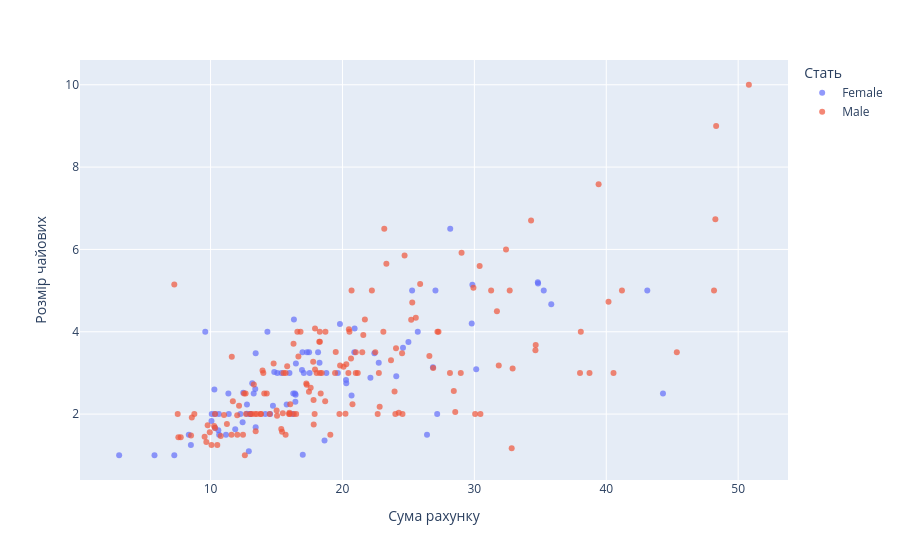

Notebook cell for this chart:
### Code cell
fig = px.scatter(df, x='total_bill', y='tip', color='sex',
                 hover_data =['time','size'],
                 labels ={'total_bill': 'Сума рахунку', 'tip': 'Розмір чайових', 'sex': 'Стать'},
                 opacity = 0.7)
fig

### Figure 1 — Plotly figure (JSON) as saved in the notebook; plotly's stock layout.template omitted (floating-point values rounded to 4 significant figures; data arrays with more than 128 entries replaced by an {"elided": "..."} marker saying what was removed)
{"data": [{"customdata": {"elided": "87x2 mixed values"}, "hovertemplate": "Стать=Female<br>Сума рахунку=%{x}<br>Розмір чайових=%{y}<br>time=%{customdata[0]}<br>size=%{customdata[1]}<extra></extra>", "legendgroup": "Female", "marker": {"color": "#636efa", "opacity": 0.7, "symbol": "circle"}, "mode": "markers", "name": "Female", "orientation": "v", "showlegend": true, "type": "scatter", "x": [16.99, 24.59, 35.26, 14.83, 10.33, 16.97, 20.29, 15.77, 19.65, 15.06, 20.69, 16.93, 10.29, 34.81, 26.41, 16.45, 3.07, 17.07, 26.86, 25.28, 14.73, 10.07, 34.83, 5.75, 16.32, 22.75, 11.35, 15.38, 44.3, 22.42, 20.92, 14.31, 7.25, 25.71, 17.31, 10.65, 12.43, 24.08, 13.42, 12.48, 29.8, 14.52, 11.38, 20.27, 11.17, 12.26, 18.26, 8.51, 10.33, 14.15, 13.16, 17.47, 27.05, 16.43, 8.35, 18.64, 11.87, 29.85, 25.0, 13.39, 16.21, 17.51, 10.59, 10.63, 9.6, 20.9, 18.15, 19.81, 43.11, 13.0, 12.74, 13.0, 16.4, 16.47, 12.76, 13.27, 28.17, 12.9, 30.14, 13.42, 15.98, 16.27, 10.09, 22.12, 35.83, 27.18, 18.78], "xaxis": "x", "y": [1.01, 3.61, 5.0, 3.02, 1.67, 3.5, 2.75, 2.23, 3.0, 3.0, 2.45, 3.07, 2.6, 5.2, 1.5, 2.47, 1.0, 3.0, 3.14, 5.0, 2.2, 1.83, 5.17, 1.0, 4.3, 3.25, 2.5, 3.0, 2.5, 3.48, 4.08, 4.0, 1.0, 4.0, 3.5, 1.5, 1.8, 2.92, 1.68, 2.52, 4.2, 2.0, 2.0, 2.83, 1.5, 2.0, 3.25, 1.25, 2.0, 2.0, 2.75, 3.5, 5.0, 2.3, 1.5, 1.36, 1.63, 5.14, 3.75, 2.61, 2.0, 3.0, 1.61, 2.0, 4.0, 3.5, 3.5, 4.19, 5.0, 2.0, 2.01, 2.0, 2.5, 3.23, 2.23, 2.5, 6.5, 1.1, 3.09, 3.48, 3.0, 2.5, 2.0, 2.88, 4.67, 2.0, 3.0], "yaxis": "y"}, {"customdata": {"elided": "157x2 mixed values"}, "hovertemplate": "Стать=Male<br>Сума рахунку=%{x}<br>Розмір чайових=%{y}<br>time=%{customdata[0]}<br>size=%{customdata[1]}<extra></extra>", "legendgroup": "Male", "marker": {"color": "#EF553B", "opacity": 0.7, "symbol": "circle"}, "mode": "markers", "name": "Male", "orientation": "v", "showlegend": true, "type": "scatter", "x": {"elided": "157 float values"}, "xaxis": "x", "y": {"elided": "157 float values"}, "yaxis": "y"}], "layout": {"legend": {"title": {"text": "Стать"}, "tracegroupgap": 0}, "margin": {"t": 60}, "xaxis": {"anchor": "y", "domain": [0, 1], "title": {"text": "Сума рахунку"}}, "yaxis": {"anchor": "x", "domain": [0, 1], "title": {"text": "Розмір чайових"}}}}
